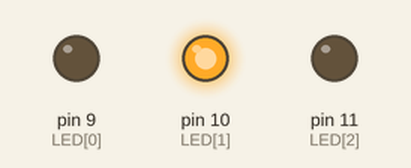
This sketch was run on a simulated Arduino Uno, built with avr-gcc and run on an emulated ATmega328P. Parts: output pins drawn as LEDs (lit = HIGH). Random numbers use the default seed unless the sketch sets one.

Above: at 0.1 s.
At 12.1 s:
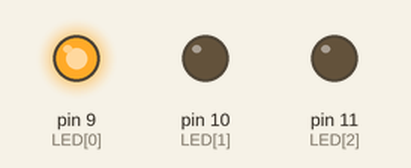
At 30.1 s:
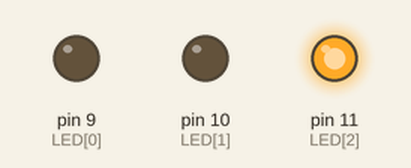
Timing chart, 0 to 33.5 s (numbered marks = the images above):
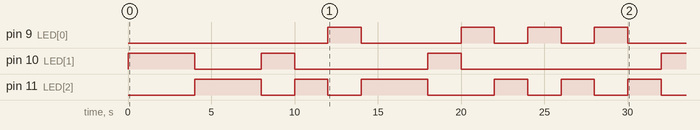

Measured:
- by itself, pin 9 (LED[0]): LOW → HIGH at 12.0 s, → LOW 2.0 s later, → HIGH 6.0 s later, → LOW 2.0 s later, … (8 changes in this stretch)
- by itself, pin 10 (LED[1]): goes HIGH 4.0 s, LOW 4.0 s, HIGH 2.0 s, LOW 8.0 s, HIGH 2.0 s, LOW 12.0 s, then HIGH
- by itself, pin 11 (LED[2]): LOW → HIGH at 4.0 s, → LOW 4.0 s later, → HIGH 2.0 s later, → LOW 2.0 s later, … (12 changes in this stretch)

The sketch:

ledarray.ino
```cpp
int LED[]={9,10,11};
int no=3;
void setup(){
  for(int i=0;i<no;i++){
    pinMode(LED[i],OUTPUT);
  }
}
void loop(){
  for(int i=0;i<no;i++){
    digitalWrite(LED[i],LOW);
  }
  int randomled=random(no);
  digitalWrite(LED[randomled],HIGH);
  delay(2000);
}
```
